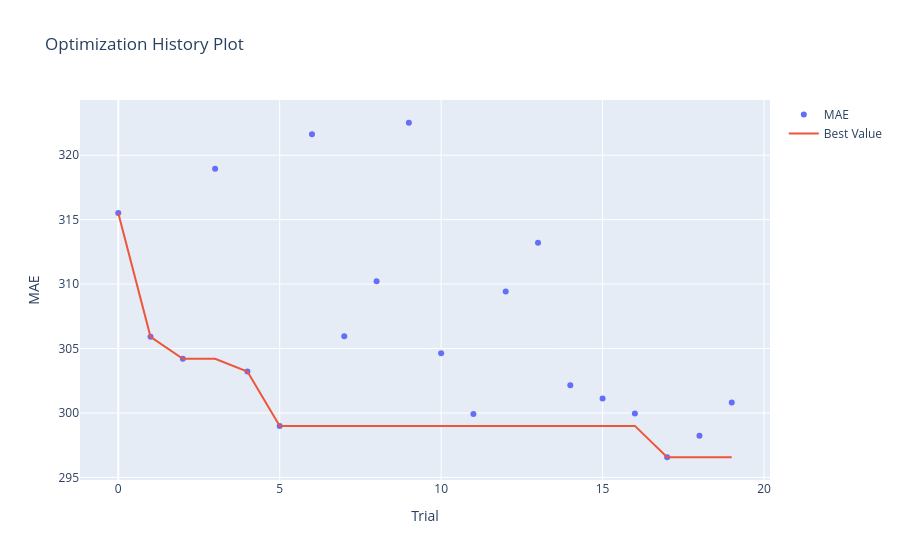
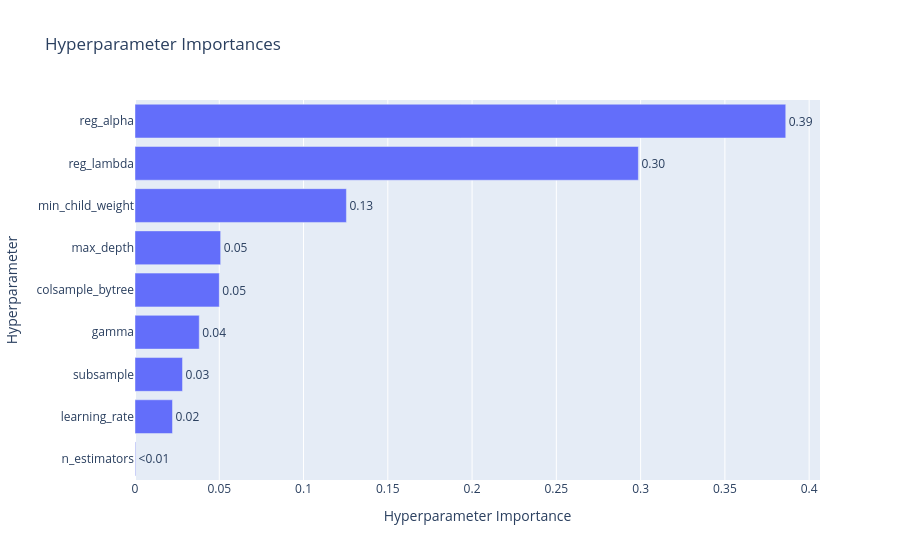

These figures' notebook cell, in order:
### Markdown cell above
## 9.2 Análise do Processo de Otimização

O histórico de otimização permite acompanhar a evolução do melhor MAE ao longo das tentativas realizadas.

Também é analisada a importância relativa dos hiperparâmetros, indicando quais configurações exerceram maior influência sobre o desempenho encontrado durante a busca.

### Code cell
fig1 = viz.plot_optimization_history(study_xgb, target_name="MAE")
fig1.show()

fig2 = viz.plot_param_importances(study_xgb, target_name="MAE")
fig2.show()

### Figure 1 — Plotly figure (JSON) as saved in the notebook; plotly's stock layout.template omitted (floating-point values rounded to 4 significant figures)
{"data": [{"mode": "markers", "name": "MAE", "type": "scatter", "x": [0, 1, 2, 3, 4, 5, 6, 7, 8, 9, 10, 11, 12, 13, 14, 15, 16, 17, 18, 19], "y": [315.5, 305.9, 304.2, 318.9, 303.2, 299.0, 321.6, 306.0, 310.2, 322.5, 304.6, 299.9, 309.4, 313.2, 302.1, 301.1, 300.0, 296.6, 298.2, 300.8]}, {"mode": "lines", "name": "Best Value", "type": "scatter", "x": [0, 1, 2, 3, 4, 5, 6, 7, 8, 9, 10, 11, 12, 13, 14, 15, 16, 17, 18, 19], "y": [315.5, 305.9, 304.2, 304.2, 303.2, 299.0, 299.0, 299.0, 299.0, 299.0, 299.0, 299.0, 299.0, 299.0, 299.0, 299.0, 299.0, 296.6, 296.6, 296.6]}, {"marker": {"color": "#cccccc"}, "mode": "markers", "name": "Infeasible Trial", "showlegend": false, "type": "scatter", "x": [], "y": []}], "layout": {"title": {"text": "Optimization History Plot"}, "xaxis": {"title": {"text": "Trial"}}, "yaxis": {"title": {"text": "MAE"}}}}

### Figure 2 — Plotly figure (JSON) as saved in the notebook; plotly's stock layout.template omitted (floating-point values rounded to 4 significant figures)
{"data": [{"cliponaxis": false, "hovertemplate": ["n_estimators (IntDistribution): 0.0003503184689263584<extra></extra>", "learning_rate (FloatDistribution): 0.02224425100082003<extra></extra>", "subsample (FloatDistribution): 0.028196814648092764<extra></extra>", "gamma (FloatDistribution): 0.03812594620713675<extra></extra>", "colsample_bytree (FloatDistribution): 0.050019331762613986<extra></extra>", "max_depth (IntDistribution): 0.050822493163925904<extra></extra>", "min_child_weight (IntDistribution): 0.1254424395667866<extra></extra>", "reg_lambda (FloatDistribution): 0.29868002028168184<extra></extra>", "reg_alpha (FloatDistribution): 0.3861183849000158<extra></extra>"], "name": "MAE", "orientation": "h", "text": ["<0.01", "0.02", "0.03", "0.04", "0.05", "0.05", "0.13", "0.30", "0.39"], "textposition": "outside", "type": "bar", "x": [0.0003503, 0.02224, 0.0282, 0.03813, 0.05002, 0.05082, 0.1254, 0.2987, 0.3861], "y": ["n_estimators", "learning_rate", "subsample", "gamma", "colsample_bytree", "max_depth", "min_child_weight", "reg_lambda", "reg_alpha"]}], "layout": {"title": {"text": "Hyperparameter Importances"}, "xaxis": {"title": {"text": "Hyperparameter Importance"}}, "yaxis": {"title": {"text": "Hyperparameter"}}}}
